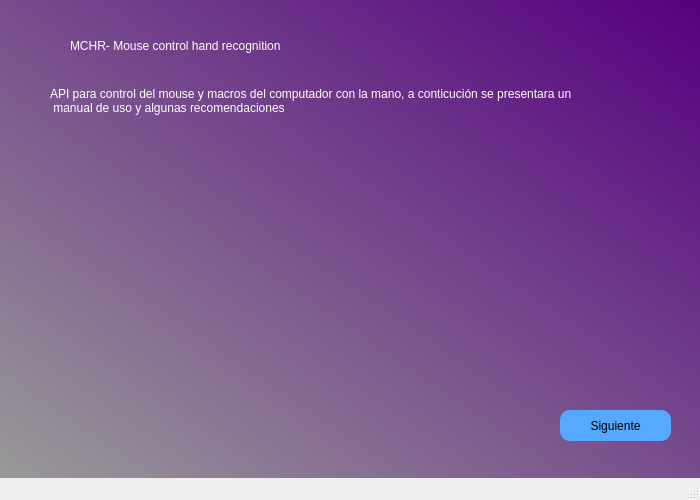
<?xml version="1.0" encoding="UTF-8"?>
<ui version="4.0">
 <class>MainWindow</class>
 <widget class="QMainWindow" name="MainWindow">
  <property name="geometry">
   <rect>
    <x>0</x>
    <y>0</y>
    <width>700</width>
    <height>500</height>
   </rect>
  </property>
  <property name="minimumSize">
   <size>
    <width>700</width>
    <height>500</height>
   </size>
  </property>
  <property name="maximumSize">
   <size>
    <width>700</width>
    <height>500</height>
   </size>
  </property>
  <property name="windowTitle">
   <string>MainWindow</string>
  </property>
  <property name="styleSheet">
   <string notr="true">QWidget#centralwidget{
	
background-color: qlineargradient(spread:pad, x1:1, y1:0, x2:0, y2:1, stop:0 rgba(85, 0, 127, 255), stop:1 rgba(153, 153, 153, 255));}
</string>
  </property>
  <widget class="QWidget" name="centralwidget">
   <widget class="QLabel" name="label">
    <property name="geometry">
     <rect>
      <x>70</x>
      <y>20</y>
      <width>591</width>
      <height>51</height>
     </rect>
    </property>
    <property name="styleSheet">
     <string notr="true">font: 22pt &quot;Permanent Marker&quot;;
color: white;</string>
    </property>
    <property name="text">
     <string>MCHR- Mouse control hand recognition</string>
    </property>
   </widget>
   <widget class="QPushButton" name="pushButton_2">
    <property name="geometry">
     <rect>
      <x>560</x>
      <y>410</y>
      <width>111</width>
      <height>31</height>
     </rect>
    </property>
    <property name="styleSheet">
     <string notr="true">background-color: rgb(85, 170, 255);
font: 12pt &quot;MS Shell Dlg 2&quot;;
border-radius:10px;
</string>
    </property>
    <property name="text">
     <string>Siguiente</string>
    </property>
   </widget>
   <widget class="QLabel" name="label_2">
    <property name="geometry">
     <rect>
      <x>50</x>
      <y>70</y>
      <width>621</width>
      <height>61</height>
     </rect>
    </property>
    <property name="styleSheet">
     <string notr="true">font: 10pt &quot;MV Boli&quot;;
color: white;</string>
    </property>
    <property name="text">
     <string>API para control del mouse y macros del computador con la mano, a conticución se presentara un 
 manual de uso y algunas recomendaciones</string>
    </property>
    <property name="scaledContents">
     <bool>false</bool>
    </property>
   </widget>
   <widget class="QLabel" name="label_3">
    <property name="geometry">
     <rect>
      <x>130</x>
      <y>180</y>
      <width>41</width>
      <height>41</height>
     </rect>
    </property>
    <property name="styleSheet">
     <string notr="true">image: url(:/login/20221122_174835.jpg);</string>
    </property>
    <property name="text">
     <string/>
    </property>
   </widget>
   <widget class="QLabel" name="label_4">
    <property name="geometry">
     <rect>
      <x>70</x>
      <y>160</y>
      <width>91</width>
      <height>91</height>
     </rect>
    </property>
    <property name="styleSheet">
     <string notr="true">image: url(:/gestos/0f1c3f87-a8e7-4a99-90ce-188a41bdbfee.jpeg);</string>
    </property>
    <property name="text">
     <string/>
    </property>
    <property name="scaledContents">
     <bool>true</bool>
    </property>
   </widget>
   <widget class="QLabel" name="label_5">
    <property name="geometry">
     <rect>
      <x>70</x>
      <y>250</y>
      <width>91</width>
      <height>91</height>
     </rect>
    </property>
    <property name="styleSheet">
     <string notr="true">image: url(:/gestos/0a8d1a98-e82c-4aa2-a0d5-7e8db1f5af9e.jpeg);</string>
    </property>
    <property name="text">
     <string/>
    </property>
    <property name="scaledContents">
     <bool>true</bool>
    </property>
   </widget>
   <widget class="QLabel" name="label_6">
    <property name="geometry">
     <rect>
      <x>70</x>
      <y>340</y>
      <width>91</width>
      <height>91</height>
     </rect>
    </property>
    <property name="styleSheet">
     <string notr="true">
image: url(:/gestos/0a8a6dbf-5dbd-4797-bf95-869836227a80.jpeg);</string>
    </property>
    <property name="text">
     <string/>
    </property>
    <property name="scaledContents">
     <bool>true</bool>
    </property>
   </widget>
   <widget class="QLabel" name="label_7">
    <property name="geometry">
     <rect>
      <x>160</x>
      <y>160</y>
      <width>91</width>
      <height>91</height>
     </rect>
    </property>
    <property name="styleSheet">
     <string notr="true">

image: url(:/gestos/00be4693-c211-49b3-8a17-c922b0cc1e85.jpeg);</string>
    </property>
    <property name="text">
     <string/>
    </property>
    <property name="scaledContents">
     <bool>true</bool>
    </property>
   </widget>
   <widget class="QLabel" name="label_8">
    <property name="geometry">
     <rect>
      <x>160</x>
      <y>250</y>
      <width>91</width>
      <height>91</height>
     </rect>
    </property>
    <property name="styleSheet">
     <string notr="true">

image: url(:/gestos/00d4ebc3-1e5d-45ef-8066-7d747b56b29c.jpeg);</string>
    </property>
    <property name="text">
     <string/>
    </property>
    <property name="scaledContents">
     <bool>true</bool>
    </property>
   </widget>
   <widget class="QLabel" name="label_9">
    <property name="geometry">
     <rect>
      <x>160</x>
      <y>340</y>
      <width>91</width>
      <height>91</height>
     </rect>
    </property>
    <property name="styleSheet">
     <string notr="true">image: url(:/gestos/0a8a29c2-487d-4c83-b164-4c13b0c121b4.jpeg);</string>
    </property>
    <property name="text">
     <string/>
    </property>
    <property name="scaledContents">
     <bool>true</bool>
    </property>
   </widget>
   <widget class="QLabel" name="label_10">
    <property name="geometry">
     <rect>
      <x>250</x>
      <y>160</y>
      <width>91</width>
      <height>91</height>
     </rect>
    </property>
    <property name="styleSheet">
     <string notr="true">image: url(:/gestos/000afa0a-f9d4-49fa-a005-1ded13e09016.jpeg);</string>
    </property>
    <property name="text">
     <string/>
    </property>
    <property name="scaledContents">
     <bool>true</bool>
    </property>
   </widget>
   <widget class="QLabel" name="label_11">
    <property name="geometry">
     <rect>
      <x>250</x>
      <y>250</y>
      <width>91</width>
      <height>91</height>
     </rect>
    </property>
    <property name="styleSheet">
     <string notr="true">image: url(:/gestos/00a99701-3778-40c0-a292-04278bb9d1e1.jpeg);</string>
    </property>
    <property name="text">
     <string/>
    </property>
    <property name="scaledContents">
     <bool>true</bool>
    </property>
   </widget>
   <widget class="QLabel" name="label_12">
    <property name="geometry">
     <rect>
      <x>250</x>
      <y>340</y>
      <width>91</width>
      <height>91</height>
     </rect>
    </property>
    <property name="styleSheet">
     <string notr="true">image: url(:/gestos/00a00d26-2ccb-4827-be61-05c880ec612c.jpeg);</string>
    </property>
    <property name="text">
     <string/>
    </property>
    <property name="scaledContents">
     <bool>true</bool>
    </property>
   </widget>
   <widget class="QLabel" name="label_13">
    <property name="geometry">
     <rect>
      <x>390</x>
      <y>170</y>
      <width>241</width>
      <height>211</height>
     </rect>
    </property>
    <property name="styleSheet">
     <string notr="true">image: url(:/gestos/2.png);</string>
    </property>
    <property name="text">
     <string/>
    </property>
   </widget>
   <zorder>label</zorder>
   <zorder>pushButton_2</zorder>
   <zorder>label_3</zorder>
   <zorder>label_2</zorder>
   <zorder>label_4</zorder>
   <zorder>label_5</zorder>
   <zorder>label_6</zorder>
   <zorder>label_7</zorder>
   <zorder>label_8</zorder>
   <zorder>label_9</zorder>
   <zorder>label_10</zorder>
   <zorder>label_11</zorder>
   <zorder>label_12</zorder>
   <zorder>label_13</zorder>
  </widget>
  <widget class="QMenuBar" name="menubar">
   <property name="geometry">
    <rect>
     <x>0</x>
     <y>0</y>
     <width>700</width>
     <height>21</height>
    </rect>
   </property>
  </widget>
  <widget class="QStatusBar" name="statusbar"/>
 </widget>
 <resources>
  <include location="imagenes/imagenes.qrc"/>
 </resources>
 <connections/>
</ui>
